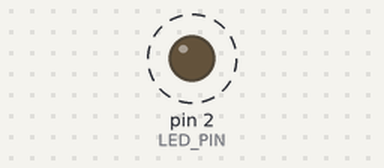
Recording of a sketch running on a simulated Arduino Uno, built with avr-gcc and run on an emulated ATmega328P. Parts: output pins drawn as LEDs (lit = HIGH). Dashed ring = blinking.

Above: at 0.16 s.
Timing chart, 0 to 3.0 s (numbered marks = the images above):
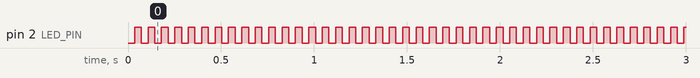

The sketch:

Parpadeo.ino
```cpp
/*
----PROGRAMA DISEÑADO PARA UN ESP8266 CON EL PIN 2 PARA EL LED----

Este programa cambiará el estado del Led a apagado o encendido

En caso de quue se quiera cambiar la velocidad, cambiar el delay.
*/
#include <stdio.h>

#define LED_PIN 2

void setup() {

pinMode(LED_PIN, OUTPUT);
}

void loop() {
  delay(36);
  digitalWrite(LED_PIN,HIGH);
  delay(36);
  digitalWrite(LED_PIN,LOW);
}
```

Measured:
- by itself, pin 2 (LED_PIN): alternates HIGH for 0.04 s and LOW for 0.04 s
